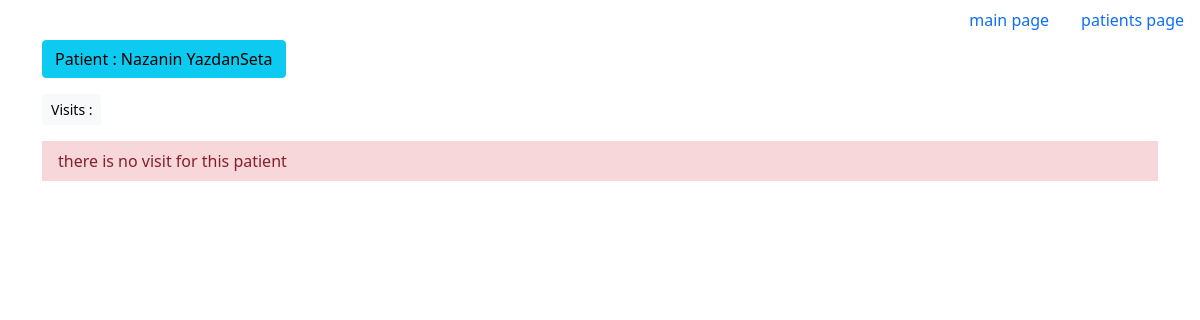
/patients/4/, run on an earlier commit of the app's database.
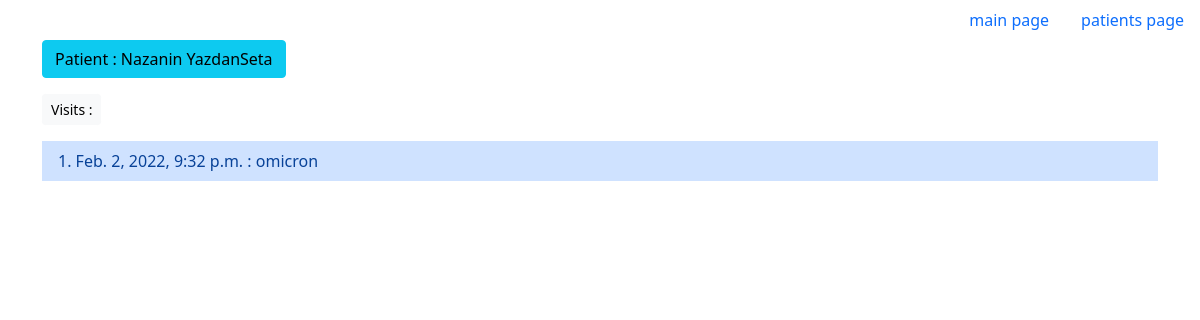
And on a later commit of the database.
### patients/models.py (models this page shows)
class Visit(models.Model):
    patient = models.ForeignKey(Patient, on_delete=models.CASCADE)
    problem = models.CharField(max_length=1000)
    entry_date = models.DateTimeField(auto_now_add=True)

### patients/views.py (the view)
# urls.py: path('patients/<int:patient_id>/', views.patient)
def patient(request, patient_id):
    patient = Patient.objects.get(id=patient_id)
    visits = Visit.objects.filter(patient=patient_id)
    context = {'patient': patient, 'visits': visits}
    return render(request, 'patient.html', context)

### templates/patient.html (shortened to what this page needs)
{% extends 'base.html' %}
    {% block content%}
        <p type="button" class="btn btn-info"> Patient : {{ patient.first_name }} {{ patient.last_name }}</p>
        <br>
        <p type="button" class="btn btn-light btn-sm"> Visits :</p>
            <ul class="list-group list-group-flush list-group-numbered">
                {% for visit in visits %}
                    <li class="list-group-item list-group-item-primary"> {{ visit.entry_date }}  :  {{ visit.problem }}</li>
                {% empty %}
                    <p class="list-group-item list-group-item-danger"> there is no visit for this patient</p>
                {% endfor %}
            </ul>
    {% endblock content %}

What changed in the data, as far as the page shows it:
added Visit: entry_date "Feb. 2, 2022, 9:32 p.m.", problem "omicron"
Also different on the page:
text no longer shown: "there is no visit for this patient"
